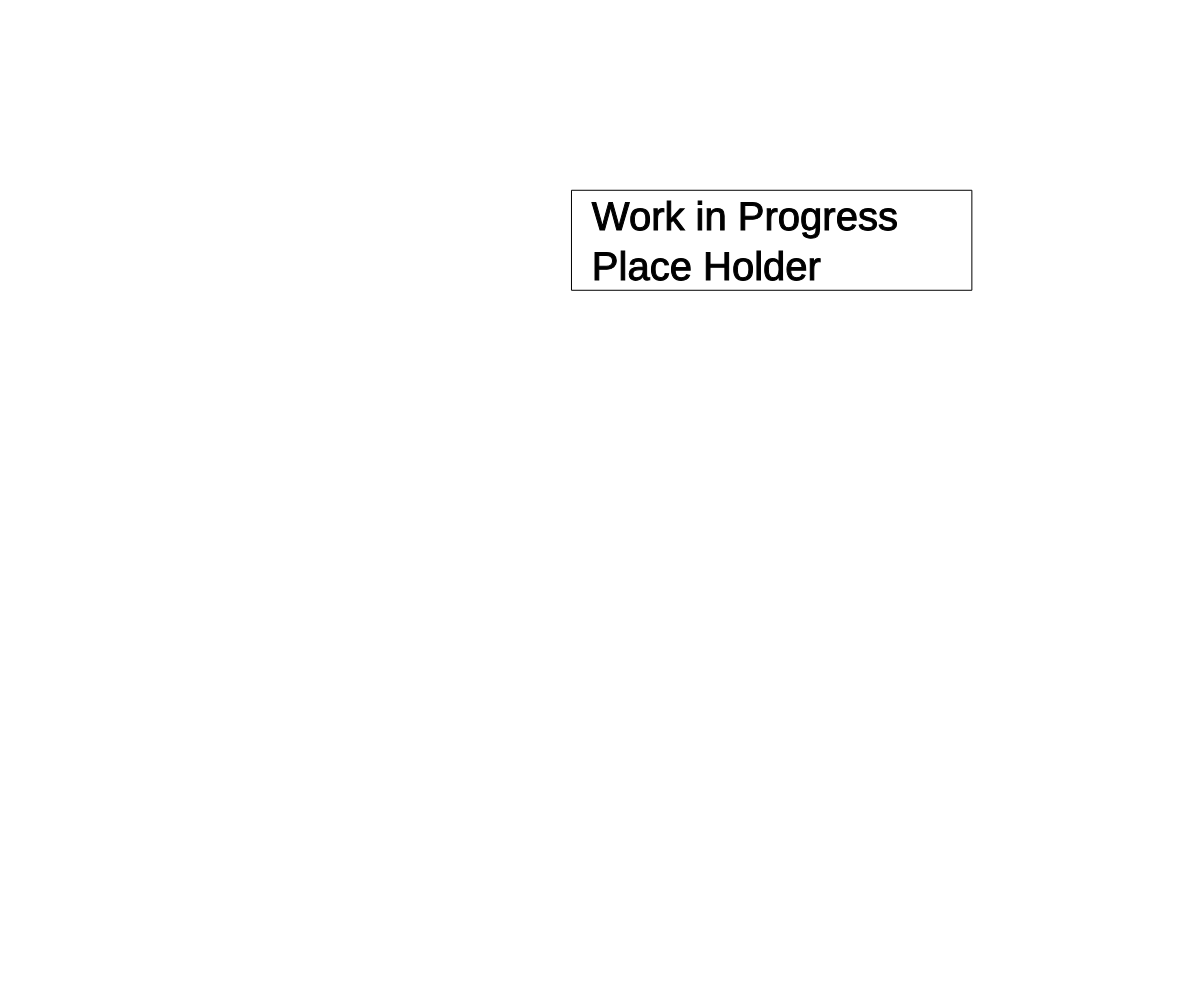
Frame 1 (no input)
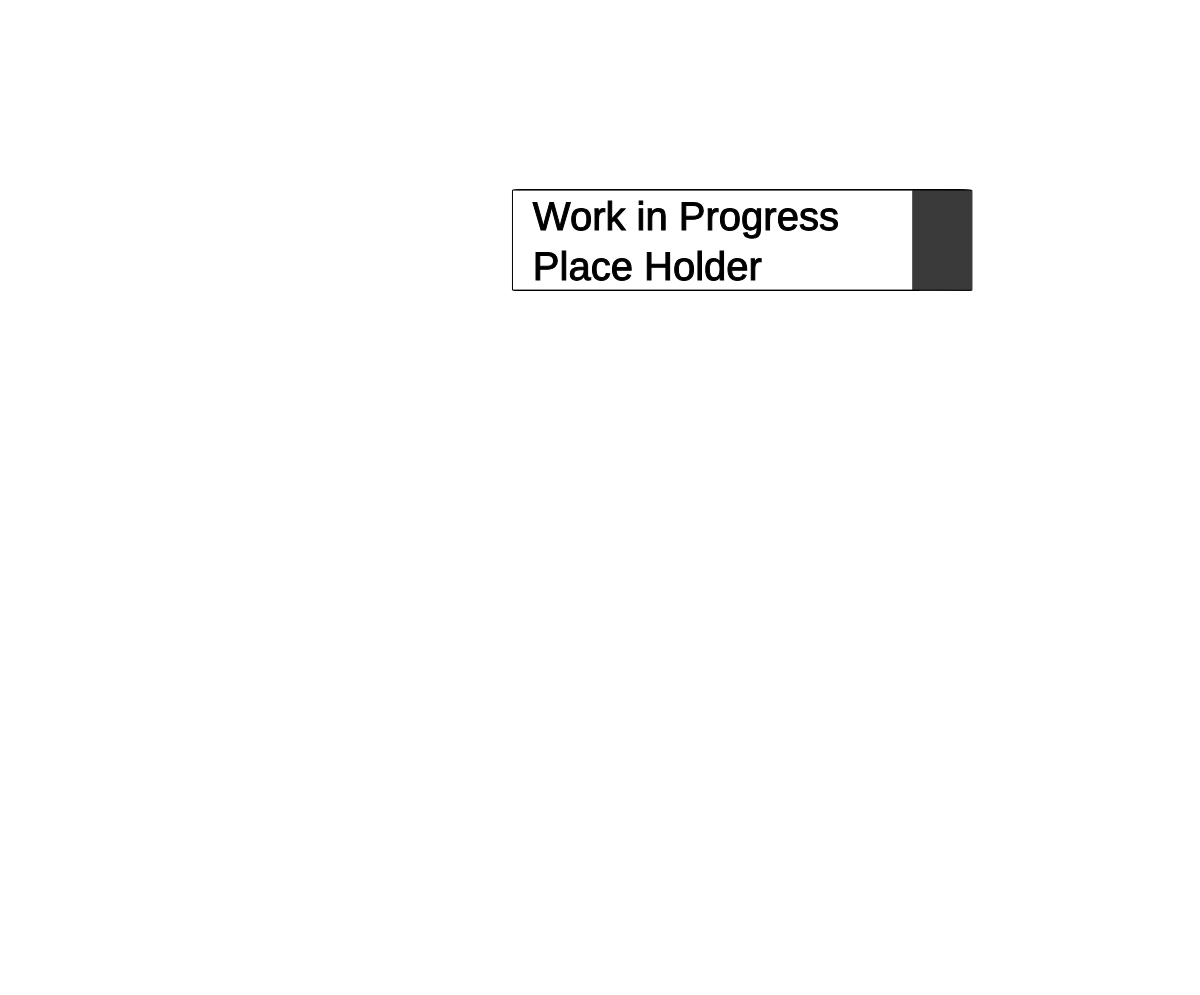
Frame 60 (no input)
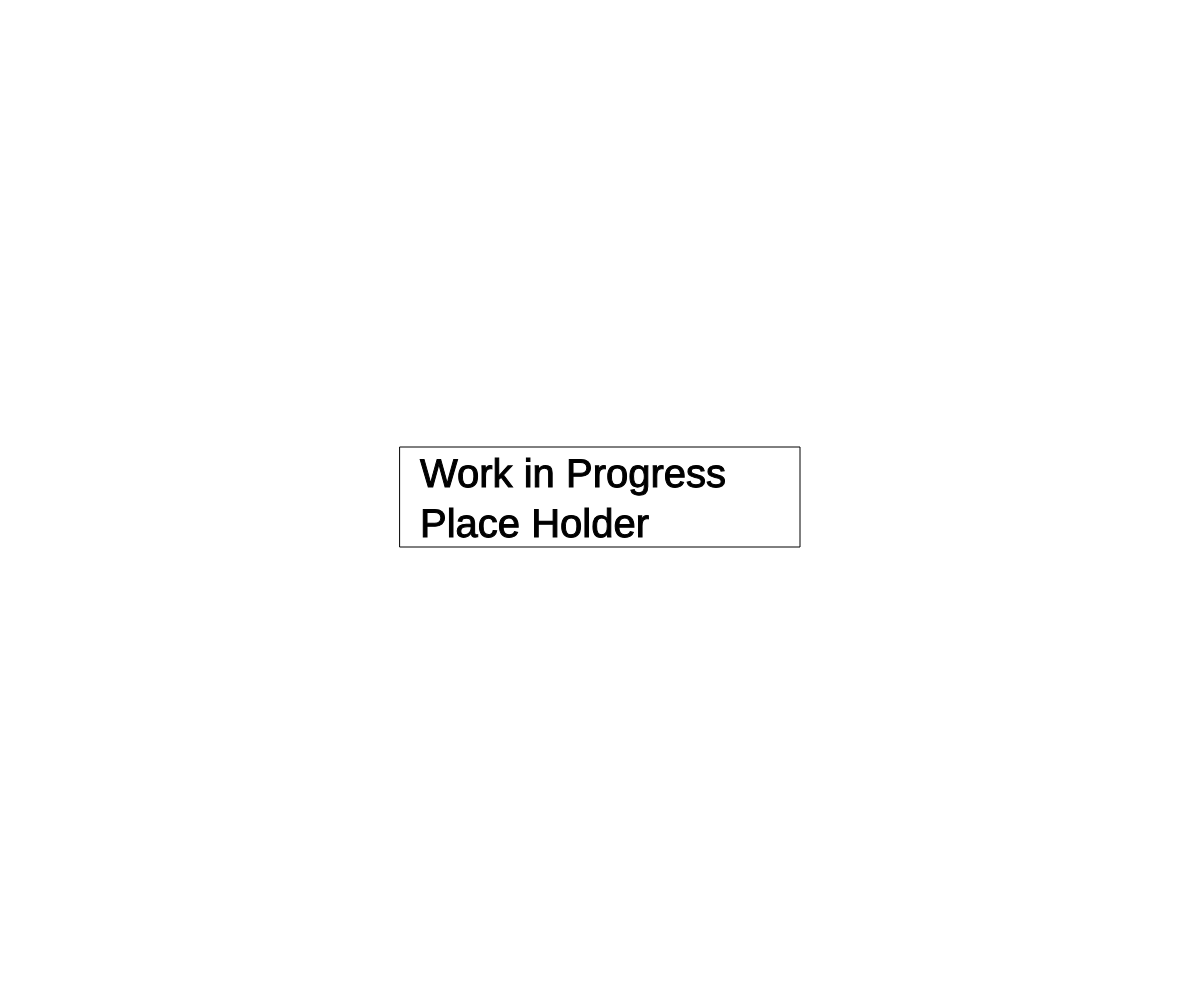
Frame 120 (the mouse pressed at the canvas centre since frame 60)

The p5.js sketch that drew these frames (run headless with seeded random() and noise() and a simulated clock; from frame 60 on, the mouse is pressed at the canvas centre):

// p5.js sketch
// ── sketch.js
var posX = 0;
var posY = 0;
var speed = 1;
var direction = 0;
var size = 40;
var lastMouseX = 0;
var lastMouseY = 0;

function setup() {
  createCanvas(window.innerWidth,window.innerHeight-5);
  angleMode(DEGREES);
  fill(255);
  stroke(0);
  posX = 5+random(window.innerWidth-5-size*10);
  posY = 5+random(window.innerHeight-5-size*2.5);
  direction = random(360);
  frameRate(30);
  textSize(size);
  fill(0);
}

function draw() {
  if(posX+400 > window.innerWidth){
    direction = newDir(direction,90);
    console.log(round(direction/90)*90);
  }else if(posX < 0){
    direction = newDir(direction,270);
    console.log(round(direction/90)*90);
  }else if(posY+100 > window.innerHeight){
    direction = newDir(direction,0);
    console.log(round(direction/90)*90);
  }else if(posY < 0){
    direction = newDir(direction,180);
    console.log(round(direction/90)*90);
  }
  // Update Position
  if(mouseIsPressed === true){
    clear();
    if(mouseX + 5*size+5 < window.innerWidth && mouseX > 5 + 5*size){
      posX = mouseX-5*size;
    }
    if(mouseY + 1.25*size+5 < window.innerHeight && mouseY > 1.25*size+5){
      posY = mouseY-1.25*size;
    }
    direction = random(360);
  }else{
    posX = speed * sin(direction) + posX;
    posY = speed * cos(direction) + posY;
  }
  item(posX,posY);
}

function item(x,y){
  fill(255);
  rect(x,y,size*10,2.5*size);
  fill(0);
  text('Work in Progress\nPlace Holder',x+size/2,y+size);  
}

function newDir(travel,normal){
  return (normal+180)-(travel-normal);
}
